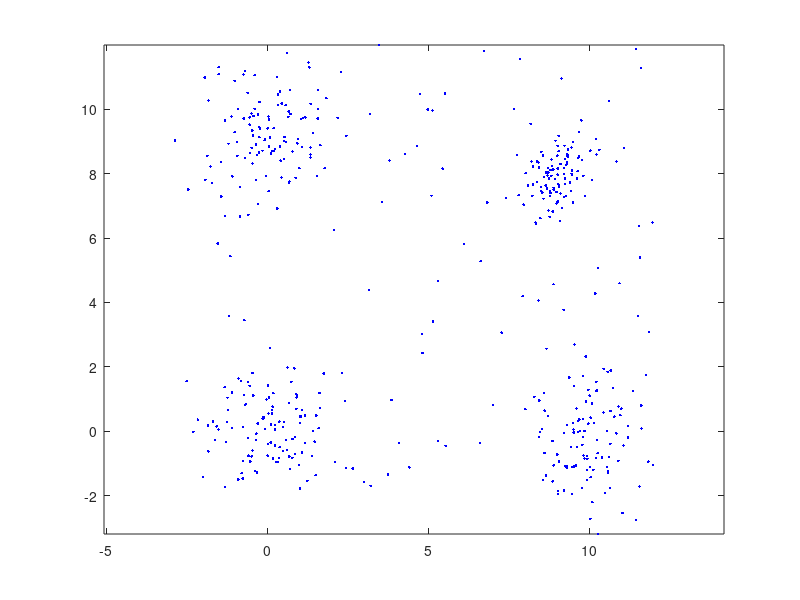

The MATLAB script that drew this image:
close('all');
clear

% 1. To generate the first 400 points of X 
randn('seed',0)
m=[0 0; 10 0; 0 9; 9 8];
S(:,:,1)=eye(2);
S(:,:,2)=[1.0 .2; .2 1.5];
S(:,:,3)=[1.0 .4; .4 1.1];
S(:,:,4)=[.3 .2; .2 .5];
n_points=100*ones(1,4); 
X=[];
for i=1:4
    X=[X; mvnrnd(m(i,:),S(:,:,i),n_points(i))];
end
X=X';

% Generate the remaining 100 points
noise=rand(2,100)*14-2;
X=[X noise];

% Plot the data set
figure(1), plot(X(1,:),X(2,:),'.b')
figure(1), axis equal

% To apply the k-means algorithm  
m=4;
[l,N]=size(X);
rand('seed',0)
center_ini=rand(l,m);
%[center,label]=k_means(X,center_ini);

% Plot the clusters
% figure(2), hold on
% figure(2), plot(X(1,label==1),X(2,label==1),'r.',...
% X(1,label==2),X(2,label==2),'g*',X(1,label==3),X(2,label==3),'bo',...
% X(1,label==4),X(2,label==4),'cx',X(1,label==5),X(2,label==5),'md',...
% X(1,label==6),X(2,label==6),'yp',X(1,label==7),X(2,label==7),'ks')
% figure(2), plot(center(1,:),center(2,:),'k+')
% figure(2), axis equal
